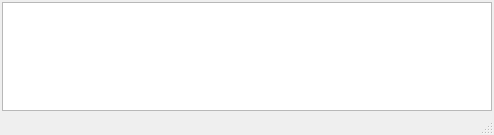
<?xml version="1.0" encoding="UTF-8"?>
<ui version="4.0">
 <class>Nav::TableWindow</class>
 <widget class="QMainWindow" name="Nav::TableWindow">
  <property name="geometry">
   <rect>
    <x>0</x>
    <y>0</y>
    <width>494</width>
    <height>135</height>
   </rect>
  </property>
  <property name="windowTitle">
   <string>Table</string>
  </property>
  <widget class="QWidget" name="centralwidget">
   <layout class="QVBoxLayout" name="verticalLayout">
    <property name="margin">
     <number>2</number>
    </property>
    <item>
     <widget class="QTreeView" name="treeView">
      <property name="font">
       <font>
        <family>Monospace</family>
        <pointsize>8</pointsize>
       </font>
      </property>
     </widget>
    </item>
   </layout>
  </widget>
  <widget class="QMenuBar" name="menubar">
   <property name="geometry">
    <rect>
     <x>0</x>
     <y>0</y>
     <width>494</width>
     <height>25</height>
    </rect>
   </property>
  </widget>
  <widget class="QStatusBar" name="statusbar"/>
 </widget>
 <resources/>
 <connections/>
</ui>
